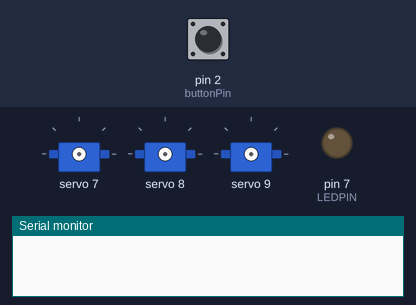
Bench run of a sketch on a simulated Arduino Uno, built with avr-gcc and run on an emulated ATmega328P. Parts: 3 × servo, output pins drawn as LEDs (lit = HIGH), the last lines printed to the serial monitor. The test bench sets the inputs (shaded band); at power-on: pin 2 (buttonPin) HIGH.

Above: at 1.2 s.
1.3 s: pin 2 (buttonPin) pulled LOW for 0.15 s
At 1.45 s:
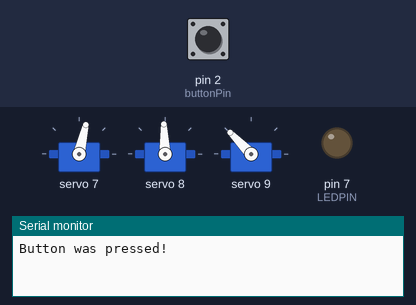
At 4.0 s:
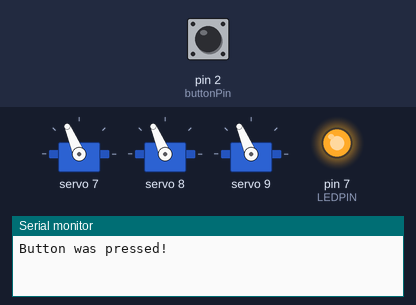
Timing chart, 0 to 5.5 s (numbered marks = the images above; inputs shaded):
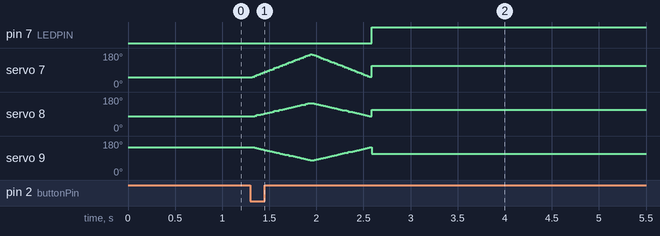

Measured:
- after the input at 1.3 s, pin 7 (LEDPIN): LOW → HIGH after 1.3 s

The sketch:

mutliple_motors_correct_set_up.ino
```cpp
#include <Wire.h>
#include <Adafruit_PWMServoDriver.h>

Adafruit_PWMServoDriver pwm = Adafruit_PWMServoDriver();

#define SERVOMIN  150 // This is the 'minimum' pulse length count (out of 4096)
#define SERVOMAX  550 // This is the 'maximum' pulse length count (out of 4096)
#define EYEMIN 220  // Adjust this to your servo's minimum pulse length
#define EYEMAX 480  // Adjust this to your servo's maximum pulse length
#define EYEMID ((EYEMIN + EYEMAX) / 2)  // Calculate the middle position
#define USMIN  600 // This is the rounded 'minimum' microsecond length based on the minimum pulse of 150
#define USMAX  2400 // This is the rounded 'maximum' microsecond length based on the maximum pulse of 600
#define SERVO_FREQ 50 // Analog servos run at ~50 Hz updates
#define NUMSERVOS 4 // number of servos
#define EYESERVO 7
#define EYEBROWRIGHT 8
#define EYEBROWLEFT 9
#define LEDPIN 7
bool lastButtonState = HIGH;

const int buttonPin = 2; // An LED pin to show when the function is triggered (optional)


void customFunction() {
  //moves the four servos after 7 back and forth
  int servonum[4] = {7, 8, 9, 10};
  Serial.println("Button was pressed!");
  // Example action: toggle the LED

  for (uint16_t pulselen = SERVOMIN; pulselen < SERVOMAX; pulselen++) {
    for (int i=0; i<NUMSERVOS; i++){
      pwm.setPWM(servonum[i], 0, pulselen);
    }
  }

  delay(500);
  for (uint16_t pulselen = SERVOMAX; pulselen > SERVOMIN; pulselen--) {
    for (int i=0; i<NUMSERVOS; i++){
      pwm.setPWM(servonum[i], 0, pulselen);
    }
  }
}


void moveEyesAndEyebrows() {
  digitalWrite(LEDPIN, LOW);
  const int steps = 100;  // Number of steps for smoothness

  // Move to the right
  for (int i = 0; i <= steps; i++) {
    float t = (float)i / steps; // progress from 0 to 1

    uint16_t eyePos = EYEMIN + t * (EYEMAX - EYEMIN);
    uint16_t browRightPos = 275 + t * (425 - 275);      // Right eyebrow moves up
    uint16_t browLeftPos  = 425 - t * (425 - 275);      // Left eyebrow moves down

    pwm.setPWM(EYESERVO, 0, eyePos);
    pwm.setPWM(EYEBROWRIGHT, 0, browRightPos);
    pwm.setPWM(EYEBROWLEFT, 0, browLeftPos);
    delay(4);
  }

  // Move to the left
  for (int i = steps; i >= 0; i--) {
    float t = (float)i / steps;

    uint16_t eyePos = EYEMIN + t * (EYEMAX - EYEMIN);
    uint16_t browRightPos = 275 + t * (425 - 275);
    uint16_t browLeftPos  = 425 - t * (425 - 275);

    pwm.setPWM(EYESERVO, 0, eyePos);
    pwm.setPWM(EYEBROWRIGHT, 0, browRightPos);
    pwm.setPWM(EYEBROWLEFT, 0, browLeftPos);
    delay(4);
  }

  // Return to the middle
  pwm.setPWM(EYESERVO, 0, EYEMID);
  pwm.setPWM(EYEBROWRIGHT, 0, EYEMID);
  pwm.setPWM(EYEBROWLEFT, 0, EYEMID);
  delay(4);
  digitalWrite(LEDPIN, HIGH);
}


void setup() {
  // put your setup code here, to run once:
  Serial.begin(9600);
  pwm.begin();
  pwm.setOscillatorFrequency(27000000);
  pwm.setPWMFreq(SERVO_FREQ);  // Analog servos run at ~50 Hz updates


  // Initialize the button pin as an input
  pinMode(buttonPin, INPUT_PULLUP);

  pinMode(LEDPIN, OUTPUT);


  delay(10);

}

void loop() {
  // put your main code here, to run repeatedly:
  // Read the state of the button
  bool buttonState = digitalRead(buttonPin);


  if (buttonState == LOW && lastButtonState == HIGH) {
    // Run the custom function
    Serial.println("Button was pressed!");
    //customFunction();
    moveEyesAndEyebrows();
    // Delay a bit to debounce
    delay(50);

  }

  // Update the last button state
  lastButtonState = buttonState;

}
```
